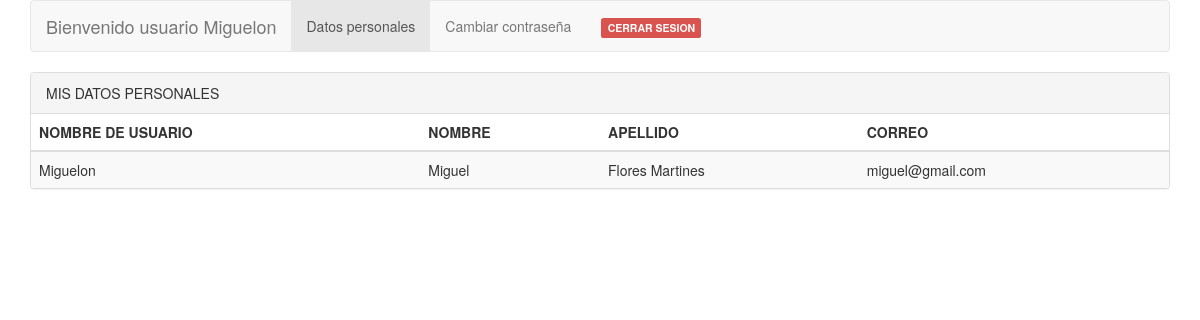
The page /datospersonales.php (signed in) on the database its author committed.
### tables this page shows
CREATE TABLE `datosusuario` (
  `id` int(30) NOT NULL,
  `idusuario` varchar(30) NOT NULL,
  `nombre` varchar(30) NOT NULL,
  `apellido` varchar(30) NOT NULL,
  `correo` varchar(30) NOT NULL
);

### datospersonales.php (the view, shortened to what this page needs)
<!DOCTYPE html>
<html lang="en">
<head>
	<link href="css/bootstrap.min.css" rel="stylesheet">
</head>
<body>
   <div class="container">
	<nav class="navbar navbar-default">
		<div class="container-fluid">
			<div class="navbar-header">
				<a href="frmusuario.php" class="navbar-brand">Bienvenido usuario
				<?php
					echo $_SESSION['nombre'];
					?>
				</a>
			</div>
			<div class="collapse navbar-collapse" id="miMenu">
				<ul class="nav navbar-nav">
					<li class="active"><a href="datospersonales.php">Datos personales</a></li>
					<li><a onclick="cambiar();" href="#">Cambiar contraseña</a></li>
					<li><a href="php/cerrarsesion.php"><span class="label label-danger">CERRAR SESION </span></a></li>
				</ul>
			</div>
		</div>
	</nav>
</div>
<div class="container">
<div class="panel panel-default">
    <div class="panel-heading">MIS DATOS PERSONALES</div>
	<div class="table-responsive">
		<table class="table table-striped table-hover">
			<thead>
				<tr>
					<th>NOMBRE DE USUARIO</th>
					<th>NOMBRE</th>
					<th>APELLIDO</th>
					<th>CORREO</th>
				</tr>
			</thead>
			<tbody>
				<?php
				     require('php/conexion.php');
					 $user=$_SESSION['nombre'];
				     $result=mysqli_query($conexion,"SELECT * FROM datosusuario where idusuario='$user'");
				     while ($usuarios=mysqli_fetch_array($result)){
					 echo "<tr><td id='id:$user' class='cam_editable'>".$user."</td>";
				     echo "<td id='nombre:$user' class='cam_editable' contenteditable='true'>".$usuarios['nombre']."</td>";
					 echo "<td id='apellido:$user' class='cam_editable' contenteditable='true'>".$usuarios['apellido']."</td>";
					 echo "<td id='correo:$user' class='cam_editable' contenteditable='true'>".$usuarios['correo']."</td>";
					 echo"</tr>";
					 }
				?>
			</tbody>
		</table>
	</div>
	</div>
	</div>
</body>

### rows shown on the page
datosusuario: nombre "Miguel", apellido "Flores Martines", correo "miguel@gmail.com"

### other values the page prints
$_SESSION['nombre'] "Miguelon"
